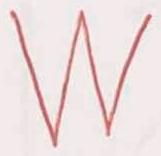
#> input picture Exercise_3/introml_ex3/img/kaktovik-012_rot_2.jpg, 161 x 156 px
$ python -i kaktovikAlignmentSimple.py   (imports and definitions only)
#> lines starting #> are read from the running program, lines starting #| are printed output that depends on the picture; after the words box and inside, x2 and y2 are one past the last pixel; in counts of white or black regions, pixels touching at a corner belong together
'''
Created on 20.06.2025

@author: Linda Schneider
'''

import numpy as np
import cv2

# do not import more modules!
# Use OpenCV only for basic image operations such as resizing and thresholding.
# Use NumPy for the bounding box computation and for centering the symbol.
# Do not use contour detection or connected components here.


def simpleAlignment(img, size=128):
    """
    Align a grayscale symbol by centering its foreground on a fixed canvas.
    """
    if img is None:
        raise ValueError("Input image must not be None.")

    # Step 1: Resize the input image to a fixed square size.
    # Allowed: cv2.resize.

    resized = cv2.resize(img, (size, size))

    # Step 2: Binarize the resized image with Otsu thresholding.
    # Allowed: cv2.threshold with Otsu.

    _, threshhold = cv2.threshold(img,0,255,cv2.THRESH_BINARY+cv2.THRESH_OTSU)

    # Step 3: Find the bounding box of the foreground with NumPy only.
    # Hint: The symbols are dark, the background is bright.
    # Allowed: NumPy operations such as argwhere, min, max, slicing.
    # Not allowed: cv2.findContours, connectedComponents, or similar high-level localization helpers.

    fg = np.argwhere(threshhold == 255)
    # y, x = np.argwhere(threshhold == 255)
    ymin, xmin = fg.min(axis=0)
    ymax, xmax = fg.max(axis=0)

    # Step 4: Crop the grayscale region of interest from the resized image.
    # Use NumPy slicing.

    crop = resized[ymin:ymax + 1, xmin:xmax + 1]

    # Step 5: Resize the cropped region such that it fits into half the canvas.
    # Allowed: cv2.resize.

    h_max = w_max = size // 2

    h, w = crop.shape
    # if empty
    #if h == 0 or w == 0:
    #    return crop

    # compute scale to fit within (max_w, max_h) while preserving aspect ratio
    scale = min(1.0, min(w_max / w, h_max / h))  # <=1: don't upscale
    new_w = max(1, int(round(w * scale)))
    new_h = max(1, int(round(h * scale)))

    resized = cv2.resize(crop, (new_w, new_h), interpolation=cv2.INTER_AREA)

    # Step 6: Place the resized symbol in the center of a blank canvas.
    # Use NumPy indexing and array assignment for centering.

    h, w = resized.shape[:2]
    if h > size or w > size:
        raise ValueError("crop must fit within the canvas")

    canvas = np.full((size, size), 255, dtype=crop.dtype)

    y_off = (size - h) // 2
    x_off = (size - w) // 2

    canvas[y_off: y_off + h, x_off: x_off + w] = resized

    return canvas

>>> import cv2
>>> picture = cv2.imread('img/kaktovik-012_rot_2.jpg', cv2.IMREAD_GRAYSCALE)
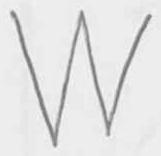
#> picture: shape (156, 161); min 106, max 250, mean 227.4
>>> result = simpleAlignment(picture)
#> in simpleAlignment, `resized = cv2.resize(img, (size, size))`:
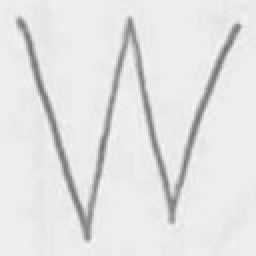
#> resized: shape (128, 128) (shown 2 times larger); min 114, max 247, mean 227.3
#> in simpleAlignment, `_, threshhold = cv2.threshold(img,0,255,cv2.THRESH_BINARY+cv2.THRESH_O..`:
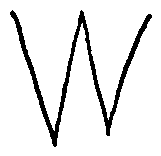
#> threshhold: shape (156, 161); 91.3% white; 1 black region, box (x1, y1, x2, y2) and area: (10, 10, 152, 147) 2181
#> in simpleAlignment, `fg = np.argwhere(threshhold == 255)`: fg = 22935 pairs, first value 0 to 155, second value 0 to 160
#> in simpleAlignment, `ymin, xmin = fg.min(axis=0)`: ymin = 0
#> in simpleAlignment, `ymax, xmax = fg.max(axis=0)`: ymax = 155; xmax = 160
#> in simpleAlignment, `resized = cv2.resize(crop, (new_w, new_h), interpolation=cv2.INTER_AREA)`:
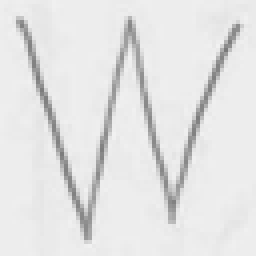
#> resized: shape (64, 64) (shown 4 times larger); min 121, max 241, mean 227.4
#> in simpleAlignment, `canvas[y_off: y_off + h, x_off: x_off + w] = resized`:
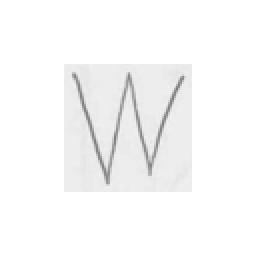
#> canvas: shape (128, 128) (shown 2 times larger); min 121, max 255, mean 248.1
